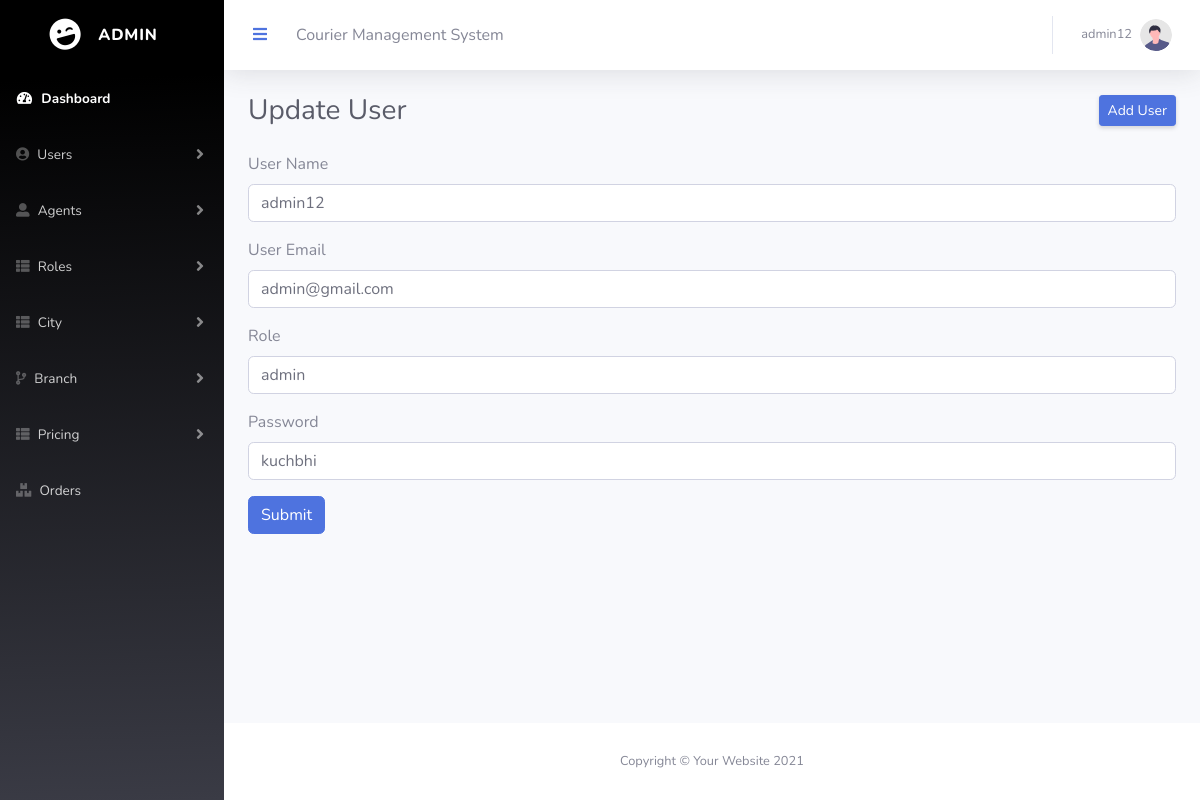
Screenshot of /Eproject/admin/edituser.php?id=1 (signed in) with the database file from the repository.
### tables this page shows
CREATE TABLE `tbl_user` (
  `u_id` int(11) NOT NULL,
  `u_name` varchar(50) NOT NULL,
  `u_email` varchar(50) NOT NULL,
  `r_id` int(11) NOT NULL,
  `password` varchar(20) NOT NULL,
  `status` int(11) NOT NULL
);

### Eproject/admin/edituser.php (the view, shortened to what this page needs)
<?php
include('connection.php');
$id = $_GET['id'];
$select_q ='SELECT * FROM `tbl_role`';
$run_q = mysqli_query($conn, $select_q);
$fetch_selected_r ="SELECT * FROM `tbl_user` WHERE u_id = $id";
$run_query = mysqli_query($conn,$fetch_selected_r );
$row = mysqli_fetch_array($run_query);
?>
                <?php include('topbar.php')?>
                <div class="container-fluid">
                    <div class="d-sm-flex align-items-center justify-content-between mb-4">
                        <h1 class="h3 mb-0 text-gray-800">Update User</h1>
                        <a href="useradd.php" class="d-none d-sm-inline-block btn btn-sm btn-primary shadow-sm"> Add User</a>
                    </div>
                </div>
                <div class="container">
  <form method="POST" enctype="multipart/form-data">
    <div class="mb-3">
        <label  class="form-label">User Name</label>
        <input type="text" class="form-control" value ="<?php echo $row['u_name']; ?>" name="u_name">
      </div>
    <div class="mb-3">
      <label  class="form-label">User Email</label>
      <input type="email" class="form-control" value ="<?php echo $row['u_email']; ?>" name="u_email">
    </div>
    <div class="mb-3">
    <label  class="form-label">Role</label>
    <select class="form-control" name="r_name">
   <?php while ($data = mysqli_fetch_array($run_q)) { ?>
      <option value="<?php echo $data['r_id']; ?>"><?php echo $data['r_name']; ?></option>
   <?php } ?>
</select>
  </div>
  <div class="mb-3">
    <label  class="form-label">Password</label>
    <input type="text" class="form-control" value="<?php echo $row['password'];?>" name="u_pass">
  </div>
    <button type="submit" class="btn btn-primary" name="btnupdate">Submit</button>
  </form>
</div>
            </div>
       <?php include('footer.php')?>

### rows the page displays
tbl_user: u_name "admin12", u_email "admin@gmail.com", u_pass "kuchbhi"

### other values shown
$_SESSION['user_name'] "admin12"
form field r_name "admin"
